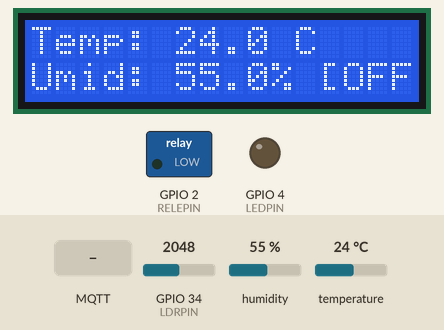
Simulated run of this sketch. Board: ESP32. Shown: 16×2 character LCD, switched loads named in the sketch (green lamp = pin HIGH), output pins drawn as LEDs (lit = HIGH). The test bench sets the inputs (shaded band); at power-on: temperature 24 °C, humidity 55 %, GPIO 34 (LDRPIN) = 2048. WiFi joins after 1.5 s; servers stay silent unless stated; no MQTT or app messages arrive unless stated; what the sketch prints to the serial monitor is not drawn.

Above: at 3.8 s.
3.9 s: temperature set to 29.2 °C
At 7.3 s:
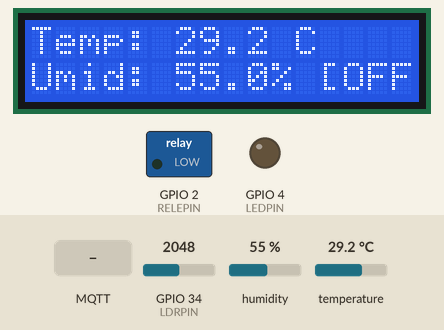
8.1 s: temperature set to 30.4 °C
At 11.5 s:
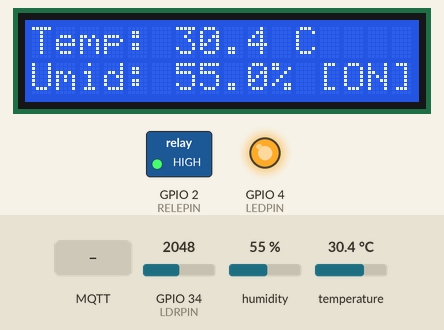
12.1 s: MQTT message "ON" arrives on the first subscribed topic
At 12.5 s:
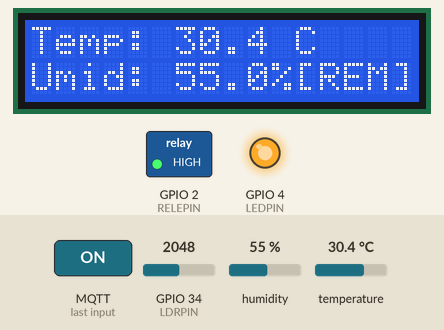
14.1 s: MQTT message "OFF" arrives on the first subscribed topic
At 14.5 s:
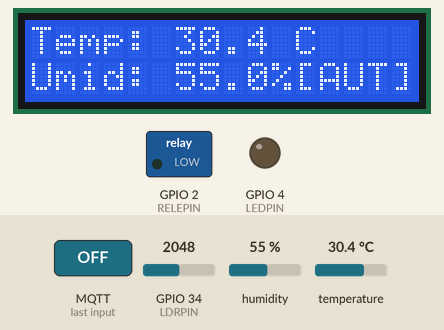
16.1 s: humidity set to 22 %
At 18.9 s:
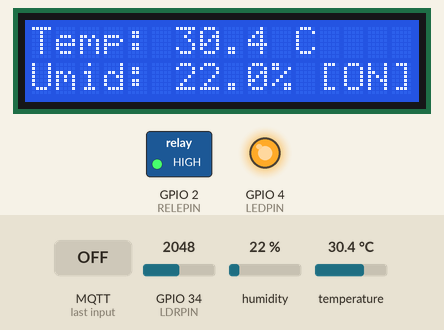
20.1 s: MQTT message "1" arrives on the first subscribed topic
At 20.5 s:
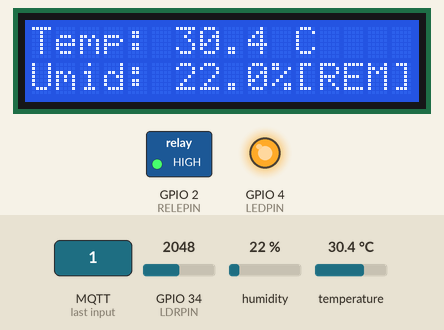
Timing chart, 0 to 23.1 s (numbered marks = the images above; inputs shaded):
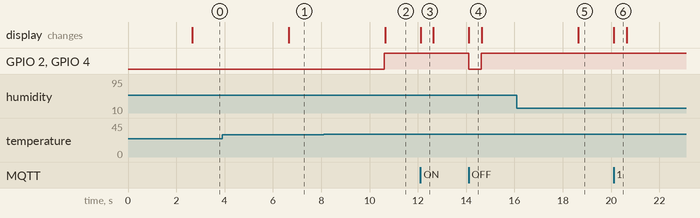

The sketch:

00_TEMPLATE_M3F_CODIGO.ino
```cpp
/*
 * =====================================================================
 * S122 - Internet das Coisas | Faculdade de Tecnologia SENAI
 * 00_TEMPLATE_M3F_CODIGO.ino - Orquestrador Principal (Loop/Setup)
 * =====================================================================
 */

#include "Bibliotecas.h"

// --- INSTANCIAÇÃO DAS CONFIGURAÇÕES DE REDE ---
const char* ssid = "Wokwi-GUEST";
const char* password = "";
const char* mqtt_server = "broker.hivemq.com";
const int mqtt_port = 1883;

// --- INSTANCIAÇÃO DOS TÓPICOS MQTT ---
const char* TOPIC_TELEMETRIA = "s122/estufa/dados";   // PUBLISH
const char* TOPIC_COMANDO = "s122/estufa/comando";     // SUBSCRIBE

// --- INSTANCIAÇÃO DOS OBJETOS ---
WiFiClient espClient;
PubSubClient client(espClient);
DHT dht(DHTPIN, DHTTYPE);
LiquidCrystal_I2C lcd(0x27, 16, 2);

// --- INSTANCIAÇÃO DAS VARIÁVEIS ---
float temperatura = 0.0;
float umidade = 0.0;
int luminosidade = 0;
bool estadoRele = false;
unsigned long lastSendTime = 0;
const unsigned long sendInterval = 5000; // Envio a cada 5 segundos

// --- DECLARAÇÃO DE FUNÇÕES DOS NÍVEIS ---
void setupEdge();
void loopEdge();
void setupConectividade();
void monitorarConectividade();
void setupMensageria();
void processarMensageria();

void setup() {
  Serial.begin(115200);
  Serial.println("\n--- [M3F] Inicializando Sistema IoT ---");

  // 1. Inicializa o Edge (Nível 1 - Sensores e Atuadores)
  setupEdge();

  // 2. Inicializa a Rede WiFi (Nível 2 - Conectividade)
  setupConectividade();

  // 3. Inicializa o MQTT (Nível 3/4 - Mensageria)
  setupMensageria();

  Serial.println("--- Sistema IoT Pronto! ---");
}

void loop() {
  // 1. Executa a leitura local e controle autônomo (Nível 1)
  loopEdge();

  // 2. Garante a saúde da conexão WiFi (Nível 2)
  monitorarConectividade();

  // 3. Mantém a conexão com o broker MQTT (Nível 3/4)
  processarMensageria();
}
```

Bibliotecas.h
```cpp
/*
 * =====================================================================
 * S122 - Internet das Coisas | Faculdade de Tecnologia SENAI
 * Bibliotecas.h - Definições Globais e Globais de Rede
 * =====================================================================
 */

#ifndef BIBLIOTECAS_H
#define BIBLIOTECAS_H

#include <WiFi.h>
#include <PubSubClient.h>
#include <DHT.h>
#include <Wire.h>
#include <LiquidCrystal_I2C.h>

// --- PINOS DO HARDWARE (EDGE) ---
#define DHTPIN 15         // Pino do DHT22
#define DHTTYPE DHT22     // Tipo do Sensor DHT
#define LDRPIN 34         // Pino Analógico do LDR
#define RELEPIN 2         // Pino do Relé / Ventoinha
#define LEDPIN 4          // LED indicador local

// --- CONFIGURAÇÕES DE REDE (TRANSPORTE) ---
extern const char* ssid;
extern const char* password;
extern const char* mqtt_server;
extern const int mqtt_port;

// --- TÓPICOS MQTT ---
extern const char* TOPIC_TELEMETRIA; // Tópico de envio
extern const char* TOPIC_COMANDO;    // Tópico de escuta (sub)

// --- OBJETOS GLOBAIS ---
extern WiFiClient espClient;
extern PubSubClient client;
extern DHT dht;
extern LiquidCrystal_I2C lcd;

// --- VARIÁVEIS GLOBAIS DE MEDIÇÃO ---
extern float temperatura;
extern float umidade;
extern int luminosidade;
extern bool estadoRele;
extern unsigned long lastSendTime;
extern const unsigned long sendInterval;

#endif
```

_1_Phy.ino
```cpp
/*
 * =====================================================================
 * S122 - Internet das Coisas | Faculdade de Tecnologia SENAI
 * _1_Phy.ino - Camada Física / Edge (Sensores, Atuadores e LCD)
 * =====================================================================
 */

#include "Bibliotecas.h"

void setupEdge() {
  Serial.println("[Nível 1 - Edge] Inicializando Periféricos...");

  pinMode(RELEPIN, OUTPUT);
  pinMode(LEDPIN, OUTPUT);
  digitalWrite(RELEPIN, LOW);
  digitalWrite(LEDPIN, LOW);

  dht.begin();

  // Inicialização do LCD I2C
  lcd.init();
  lcd.backlight();
  lcd.clear();
  lcd.setCursor(0, 0);
  lcd.print("Estufa IoT M3F");
  lcd.setCursor(0, 1);
  lcd.print("Inicializando...");

  delay(1000);
}

void loopEdge() {
  static unsigned long lastReading = 0;
  unsigned long now = millis();

  // Lê sensores a cada 2 segundos (independente do tempo de envio de rede)
  if (now - lastReading >= 2000 || lastReading == 0) {
    lastReading = now;

    // Leitura física
    temperatura = dht.readTemperature();
    umidade = dht.readHumidity();
    luminosidade = analogRead(LDRPIN);

    // Tratamento básico de erro de leitura
    if (isnan(temperatura) || isnan(umidade)) {
      Serial.println("[Nível 1 - ALERTA] Falha de leitura no DHT22!");
      return;
    }

    // Controle Autônomo Local por Histerese (Segurança do Negócio)
    // Se a temperatura passar de 30°C, liga a ventoinha (Relé). Desliga abaixo de 28°C.
    if (temperatura >= 30.0) {
      estadoRele = true;
      digitalWrite(RELEPIN, HIGH);
      digitalWrite(LEDPIN, HIGH);
    } else if (temperatura <= 28.0) {
      estadoRele = false;
      digitalWrite(RELEPIN, LOW);
      digitalWrite(LEDPIN, LOW);
    }

    // Exibição local imediata no LCD
    lcd.clear();
    lcd.setCursor(0, 0);
    lcd.print("Temp: ");
    lcd.print(temperatura, 1);
    lcd.print(" C");

    lcd.setCursor(0, 1);
    lcd.print("Umid: ");
    lcd.print(umidade, 1);
    lcd.print("% ");
    lcd.print(estadoRele ? "[ON]" : "[OFF]");

    // Exibe no Serial Monitor local
    Serial.print("[Edge] Temp: ");
    Serial.print(temperatura, 1);
    Serial.print("C | Umid: ");
    Serial.print(umidade, 1);
    Serial.print("% | LDR: ");
    Serial.print(luminosidade);
    Serial.print(" | Relé: ");
    Serial.println(estadoRele ? "LIGADO" : "DESLIGADO");
  }
}
```

_2_Mac.ino
```cpp
/*
 * =====================================================================
 * S122 - Internet das Coisas | Faculdade de Tecnologia SENAI
 * _2_Mac.ino - Camada MAC / Conectividade (Rede WiFi)
 * =====================================================================
 */

#include "Bibliotecas.h"

void setupConectividade() {
  Serial.print("[Nível 2 - Conectividade] Conectando ao WiFi: ");
  Serial.println(ssid);

  WiFi.begin(ssid, password);

  // Aguarda conexão
  int tentativas = 0;
  while (WiFi.status() != WL_CONNECTED && tentativas < 15) {
    delay(500);
    Serial.print(".");
    tentativas++;
  }

  if (WiFi.status() == WL_CONNECTED) {
    Serial.println("\n[Nível 2] Conectado com sucesso!");
    Serial.print("[Nível 2] Endereço IP local: ");
    Serial.println(WiFi.localIP());
  } else {
    Serial.println("\n[Nível 2 - ALERTA] Não foi possível conectar ao WiFi de forma síncrona. O sistema tentará em segundo plano.");
  }
}

void monitorarConectividade() {
  // Se o WiFi cair, monitora e aguarda o loop automático do ESP32 tentar a reconexão
  if (WiFi.status() != WL_CONNECTED) {
    static unsigned long lastCheck = 0;
    unsigned long now = millis();

    if (now - lastCheck >= 10000) { // Loga o status de desconexão a cada 10s
      lastCheck = now;
      Serial.println("[Nível 2 - ALERTA] WiFi desconectado! Tentando reconexão automática...");
    }
  }
}
```

_3_Net.ino
```cpp
/*
 * =====================================================================
 * S122 - Internet das Coisas | Faculdade de Tecnologia SENAI
 * _3_Net.ino - Camada de Rede (Routing e Endereçamento) [Opcional]
 * =====================================================================
 */

#include "Bibliotecas.h"

// Nota para os alunos: Em ambientes locais padrão IP (WiFi), o endereçamento IP
// e o roteamento são resolvidos nativamente na pilha do microcontrolador.
// Em redes mesh (como ESP-NOW ou Zigbee), este arquivo conteria tabelas de roteamento
// ou endereços de broadcast dos nós filhos.
```

_4_Transp.ino
```cpp
/*
 * =====================================================================
 * S122 - Internet das Coisas | Faculdade de Tecnologia SENAI
 * _4_Transp.ino - Camada de Transporte (Conexão MQTT e Soquetes)
 * =====================================================================
 */

#include "Bibliotecas.h"

// Callback de recebimento de comandos do broker (será definido na camada de Aplicação)
void callbackApp(char* topic, byte* payload, unsigned int length);

void setupMensageria() {
  Serial.print("[Nível 4 - Transporte] Configurando Servidor MQTT: ");
  Serial.println(mqtt_server);

  client.setServer(mqtt_server, mqtt_port);
  client.setCallback(callbackApp);
}

void reconectarMQTT() {
  // Loop até conectar com limite de tentativas por iteração
  static unsigned long lastReconnectAttempt = 0;
  unsigned long now = millis();

  if (!client.connected()) {
    if (now - lastReconnectAttempt >= 5000 || lastReconnectAttempt == 0) { // Tenta conectar a cada 5s sem travar o loop
      lastReconnectAttempt = now;

      if (WiFi.status() == WL_CONNECTED) {
        Serial.print("[Nível 4] Tentando se conectar ao Broker MQTT...");

        // Cria um ID de cliente único usando o endereço MAC do ESP32
        String clientID = "S122-EstufaClient-" + String((uint32_t)ESP.getEfuseMac(), HEX);

        if (client.connect(clientID.c_str())) {
          Serial.println(" Conectado!");

          // Assina o tópico de comandos locais assim que conecta
          client.subscribe(TOPIC_COMANDO);
          Serial.print("[Nível 4] Tópico assinado: ");
          Serial.println(TOPIC_COMANDO);
        } else {
          Serial.print(" Falhou. Erro = ");
          Serial.print(client.state());
          Serial.println(" (Tentará novamente em 5 segundos)");
        }
      }
    }
  }
}

void processarMensageria() {
  // Se perder a conexão com o broker MQTT, executa a rotina de reconexão não-bloqueante
  if (!client.connected()) {
    reconectarMQTT();
  }

  // Mantém o keep-alive do MQTT ativo e processa novos pacotes recebidos
  client.loop();
}
```

_5_App.ino
```cpp
/*
 * =====================================================================
 * S122 - Internet das Coisas | Faculdade de Tecnologia SENAI
 * _5_App.ino - Camada de Aplicação (Payload JSON, Publicação e Comandos)
 * =====================================================================
 */

#include "Bibliotecas.h"

// --- ENVIO DE DADOS (TELEMETRIA) ---
void publicarDados() {
  unsigned long now = millis();

  if (now - lastSendTime >= sendInterval || lastSendTime == 0) {
    lastSendTime = now;

    if (client.connected()) {
      // Cria o payload em formato JSON puro para fácil leitura no Node-RED
      String payload = "{";
      payload += "\"temperatura\":" + String(temperatura, 1) + ",";
      payload += "\"umidade\":" + String(umidade, 1) + ",";
      payload += "\"luminosidade\":" + String(luminosidade) + ",";
      payload += "\"rele\":" + String(estadoRele ? "true" : "false");
      payload += "}";

      Serial.print("[Nível 5 - Aplicação] Publicando telemetria: ");
      Serial.println(payload);

      client.publish(TOPIC_TELEMETRIA, payload.c_str());
    } else {
      Serial.println("[Nível 5 - ALERTA] Não foi possível publicar: Broker desconectado.");
    }
  }
}

// --- RECEBIMENTO DE COMANDOS (SUBSCRIBE CALLBACK) ---
void callbackApp(char* topic, byte* payload, unsigned int length) {
  Serial.print("[Nível 5 - Aplicação] Mensagem recebida no tópico [");
  Serial.print(topic);
  Serial.print("]: ");

  String mensagem = "";
  for (int i = 0; i < length; i++) {
    mensagem += (char)payload[i];
  }
  Serial.println(mensagem);

  // Trata o comando recebido para atuar na borda
  if (String(topic) == TOPIC_COMANDO) {
    mensagem.trim();
    if (mensagem == "ON" || mensagem == "1") {
      Serial.println("[Nível 5] COMANDO RECEBIDO: Ligar Ventoinha (Relé)");
      estadoRele = true;
      digitalWrite(RELEPIN, HIGH);
      digitalWrite(LEDPIN, HIGH);

      // Atualiza o LCD local com aviso de comando remoto
      lcd.setCursor(11, 1);
      lcd.print("[REM]");
    } else if (mensagem == "OFF" || mensagem == "0") {
      Serial.println("[Nível 5] COMANDO RECEBIDO: Desligar Ventoinha (Relé)");
      estadoRele = false;
      digitalWrite(RELEPIN, LOW);
      digitalWrite(LEDPIN, LOW);

      // Atualiza o LCD local
      lcd.setCursor(11, 1);
      lcd.print("[AUT]");
    }
  }
}
```

Measured:
- the behaviour switches between 29.9 and 30 °C on temperature (found by bisection; images 1 and 2)
- after the input at 3.9 s, the display: changes after 2.7 s (image 1)
- after the input at 8.1 s, GPIO 2 (RELEPIN), GPIO 4 (LEDPIN): LOW → HIGH after 2.5 s; the display: changes after 2.5 s (image 2)
- after the input at 12.1 s, the display: changes at once (image 3)
- after the input at 14.1 s, GPIO 2 (RELEPIN), GPIO 4 (LEDPIN): HIGH → LOW at once, → HIGH 0.51 s later; the display: changes at once (image 4)
- after the input at 16.1 s, the display: changes after 2.5 s (image 5)
- after the input at 20.1 s, the display: changes at once (image 6)
